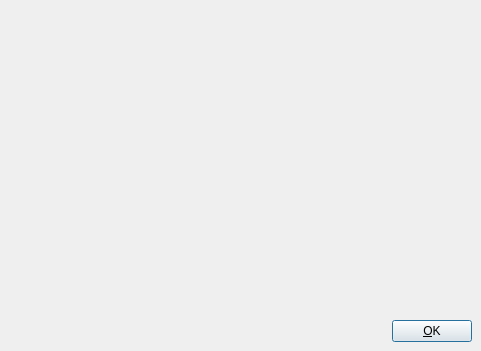
<ui version="4.0" >
 <class>aboutbox</class>
 <widget class="QDialog" name="aboutbox" >
  <property name="geometry" >
   <rect>
    <x>0</x>
    <y>0</y>
    <width>481</width>
    <height>351</height>
   </rect>
  </property>
  <property name="windowTitle" >
   <string>About</string>
  </property>
  <property name="windowIcon" >
   <iconset>
    <normaloff>:/mainicon/img/light_bulb.png</normaloff>:/mainicon/img/light_bulb.png</iconset>
  </property>
  <layout class="QVBoxLayout" >
   <property name="spacing" >
    <number>6</number>
   </property>
   <property name="margin" >
    <number>9</number>
   </property>
   <item>
    <widget class="QLabel" name="lblAbout" >
     <property name="text" >
      <string/>
     </property>
     <property name="alignment" >
      <set>Qt::AlignLeading|Qt::AlignLeft|Qt::AlignTop</set>
     </property>
    </widget>
   </item>
   <item>
    <layout class="QHBoxLayout" >
     <property name="spacing" >
      <number>6</number>
     </property>
     <property name="margin" >
      <number>0</number>
     </property>
     <item>
      <spacer>
       <property name="orientation" >
        <enum>Qt::Horizontal</enum>
       </property>
       <property name="sizeHint" stdset="0" >
        <size>
         <width>40</width>
         <height>20</height>
        </size>
       </property>
      </spacer>
     </item>
     <item>
      <widget class="QPushButton" name="okButton" >
       <property name="text" >
        <string>&amp;OK</string>
       </property>
       <property name="default" >
        <bool>true</bool>
       </property>
       <property name="flat" >
        <bool>false</bool>
       </property>
      </widget>
     </item>
    </layout>
   </item>
  </layout>
 </widget>
 <resources>
  <include location="../main.qrc" />
 </resources>
 <connections>
  <connection>
   <sender>okButton</sender>
   <signal>clicked()</signal>
   <receiver>aboutbox</receiver>
   <slot>accept()</slot>
   <hints>
    <hint type="sourcelabel" >
     <x>373</x>
     <y>276</y>
    </hint>
    <hint type="destinationlabel" >
     <x>96</x>
     <y>254</y>
    </hint>
   </hints>
  </connection>
 </connections>
</ui>
